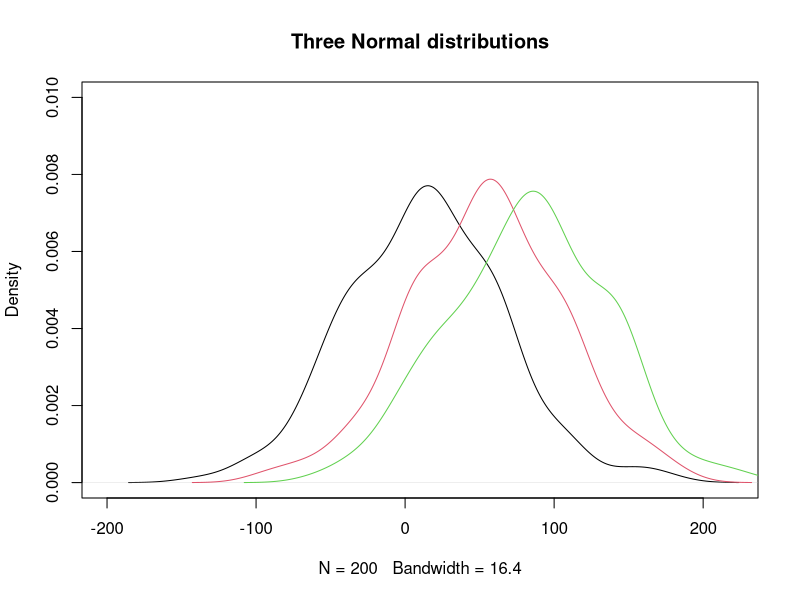

This figure's R source: (Note: this script raises an error after producing the figure.)
### Generating Normal random vectors
library(car)
library(carData)
library(sandwich)

library(lmtest)

v1=rnorm(200, mean=10, sd=50)
v2=rnorm(200, mean=50, sd=50)
v3=rnorm(200, mean=80, sd=50)

plot(density(v1),xlim=c(-200,220),ylim=c(0,0.01),main="Three Normal distributions")
lines(density(v2),col=2)
lines(density(v3),col=3)

v1n=data.frame(x1=v1, x2="v1")
v2n=data.frame(x1=v2, x2="v2")
v3n=data.frame(x1=v3, x2="v3")

??mergeRows
library(RcmdrMisc)
data=mergeRows(v1n, v2n, common.only=FALSE)
data=mergeRows(as.data.frame(data), v3n, common.only=FALSE)
head(data)

posthoc <- function(v1,v2,catName,data)
{
  model <- aov(v1$x1~data$x2, data=data)
  shapiro.test(residuals(model)) #normality
  dwtest(amodel, alternative ="two.sided")#omogeneity
  #leveneTest(v2,data=data) #independency
  #bptest(amodel)
}

### ANOVA on simulated data ####
#AnovaModel.1 <- aov(x1 ~ x2, data=data)
#summary(AnovaModel.1)
#Boxplot(x1~x2,data=data,id=FALSE)

#dwtest(AnovaModel.1, alternative ="two.sided")

#shapiro.test(residuals(AnovaModel.1))

#bptest(AnovaModel.1)

posthoc(v1n,data)
posthoc(v2n,data)
posthoc(v3n,data)
